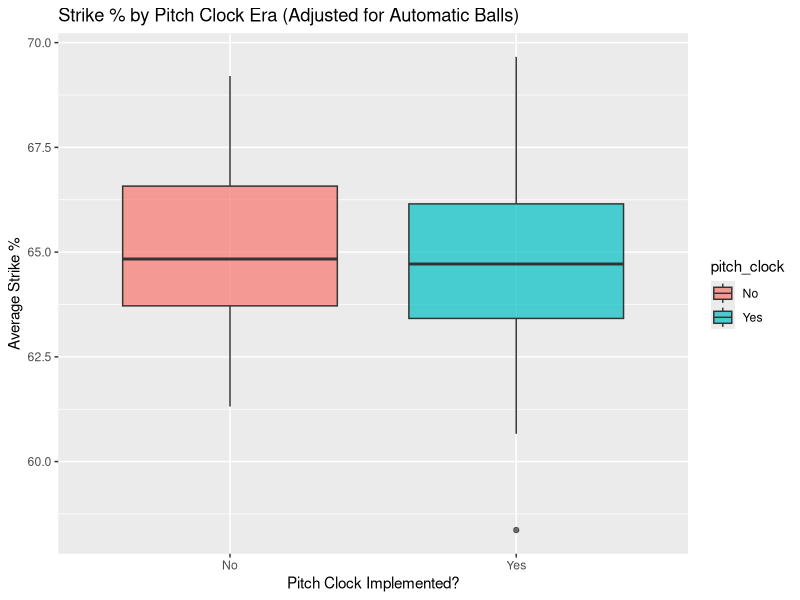
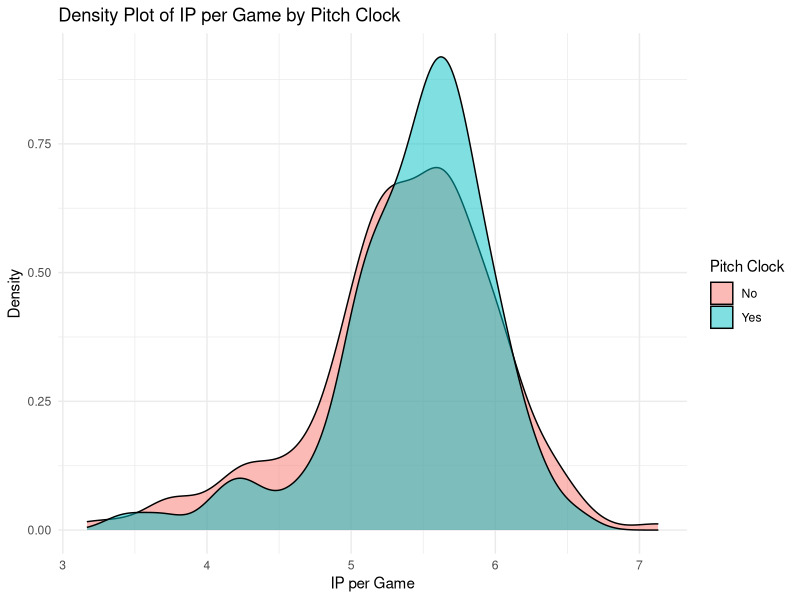
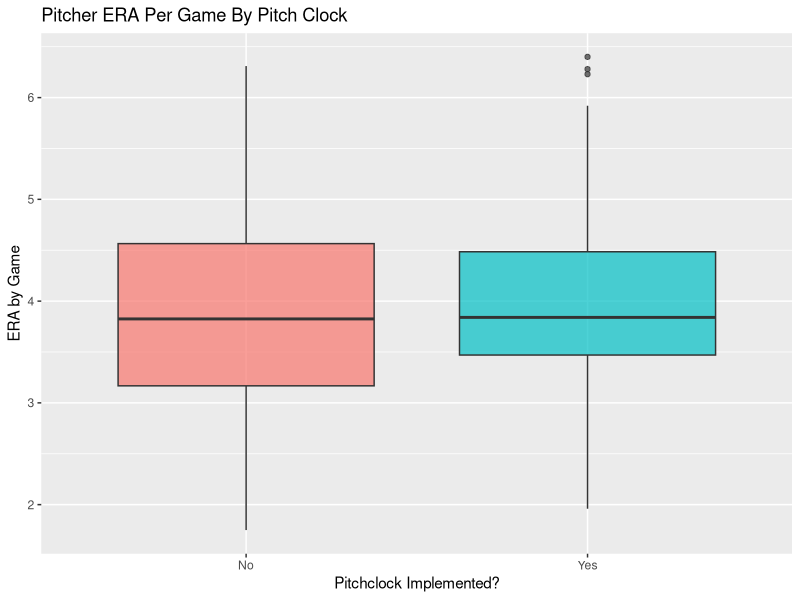

Write R code to recreate these figures, in order.
## ---- chunk 1
library(tidyverse)
library(broom)
## ---- chunk 2
baseball <- read.csv("../data/pitching_data_2021-2024.csv")
baseball <- baseball %>%
  mutate(pitch_clock = ifelse(year >= 2023, "Yes", "No"))

# Step 1: Keep pitchers with all 4 years of data
baseball_1plot <- baseball %>%
  group_by(player_id) %>%
  filter(all(c(2022, 2023) %in% year)) %>%
  ungroup()

# Step 2: Calculate adjusted pitches and strike rate row by row
baseball_1plot <- baseball_1plot %>%
  mutate(
    adjusted_total_pitches = p_total_pitches - ifelse(is.na(p_automatic_ball), 0, p_automatic_ball),
    strike_percent = (p_total_strike / adjusted_total_pitches) * 100
  ) %>%
  filter(!is.na(pitch_clock), adjusted_total_pitches > 0)

baseball <- baseball %>%
  mutate(
    adjusted_total_pitches = p_total_pitches - ifelse(is.na(p_automatic_ball), 0, p_automatic_ball),
    strike_percent = (p_total_strike / adjusted_total_pitches) * 100
  ) %>%
  filter(!is.na(pitch_clock), adjusted_total_pitches > 0)

# Step 3: Collapse to one row per pitcher per pitch_clock (pre/post)
baseball_1plot <- baseball_1plot %>%
  group_by(player_id, pitch_clock) %>%
  summarise(
    avg_strike_percent = mean(strike_percent, na.rm = TRUE),
    total_pitches = sum(adjusted_total_pitches, na.rm = TRUE),
    .groups = "drop"
  )

## ---- chunk 3


## ---- chunk 4
plot1_boxplot <- ggplot(baseball_1plot, aes(x = pitch_clock, y = avg_strike_percent, fill = pitch_clock)) +
  geom_boxplot(alpha = 0.7) +
  labs(
    title = "Strike % by Pitch Clock Era (Adjusted for Automatic Balls)",
    x = "Pitch Clock Implemented?",
    y = "Average Strike %"
  ) 

ggsave("strike_percent_by_pitch_clock.png", plot = plot1_boxplot, width = 8, height = 6)


## ---- chunk 5
baseball$ip_game <- baseball$p_formatted_ip/baseball$p_game
densityplot <- ggplot(baseball, aes(x = ip_game, fill = factor(pitch_clock))) +
  geom_density(alpha = 0.5) +
  labs(
    title = "Density Plot of IP per Game by Pitch Clock",
    x = "IP per Game",
    y = "Density",
    fill = "Pitch Clock"
  ) +
  theme_minimal()

ggsave("Innings_Pitcher_per_game.png", plot = densityplot, width = 8, height = 6)

## ---- chunk 6
ERAbox_plot <-
  ggplot(baseball, aes(x = pitch_clock, y = p_era, fill = pitch_clock)) +
  geom_boxplot(alpha = 0.7) +
  labs(
   title = "Pitcher ERA Per Game By Pitch Clock", 
   x = "Pitchclock Implemented?",
   y = "ERA by Game"
  ) +
  theme(legend.position= "none")
ggsave("ERA_by_Pitchclock.png", plot = ERAbox_plot, width = 8, height = 6)
## ---- chunk 7

